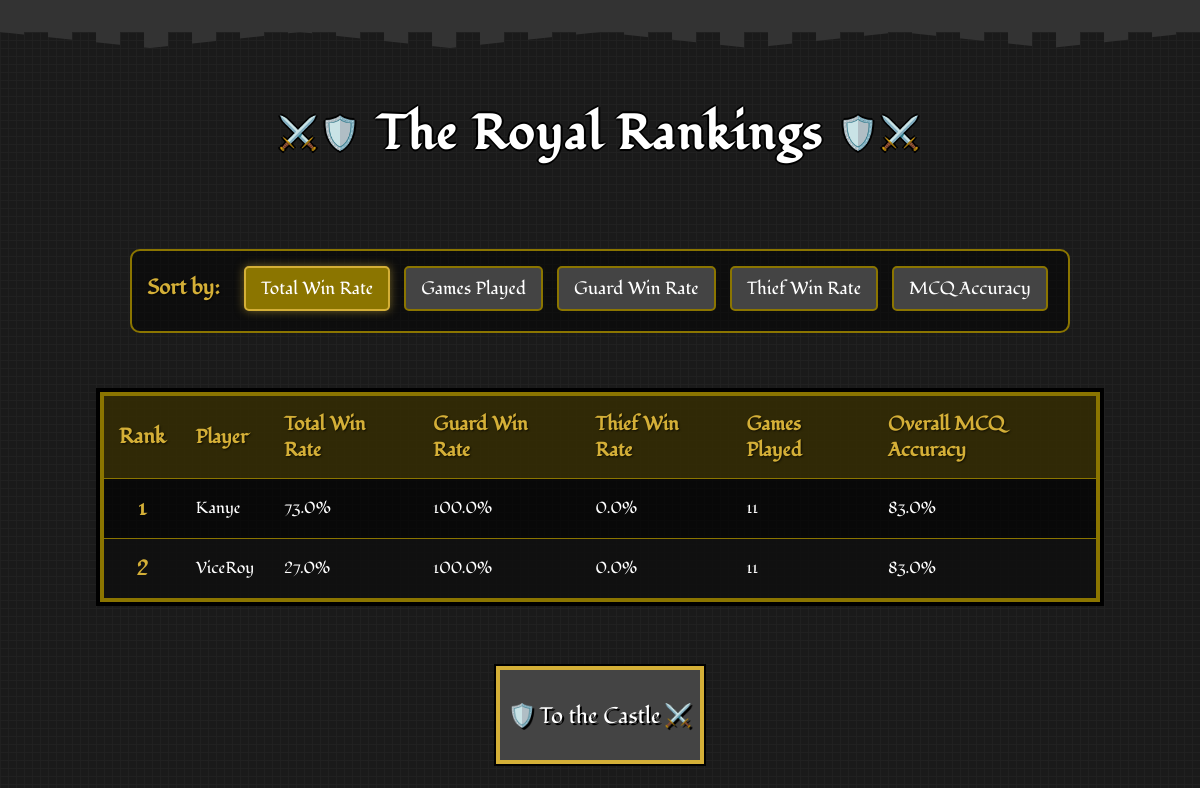
The page /leaderboard on the database as committed earlier.
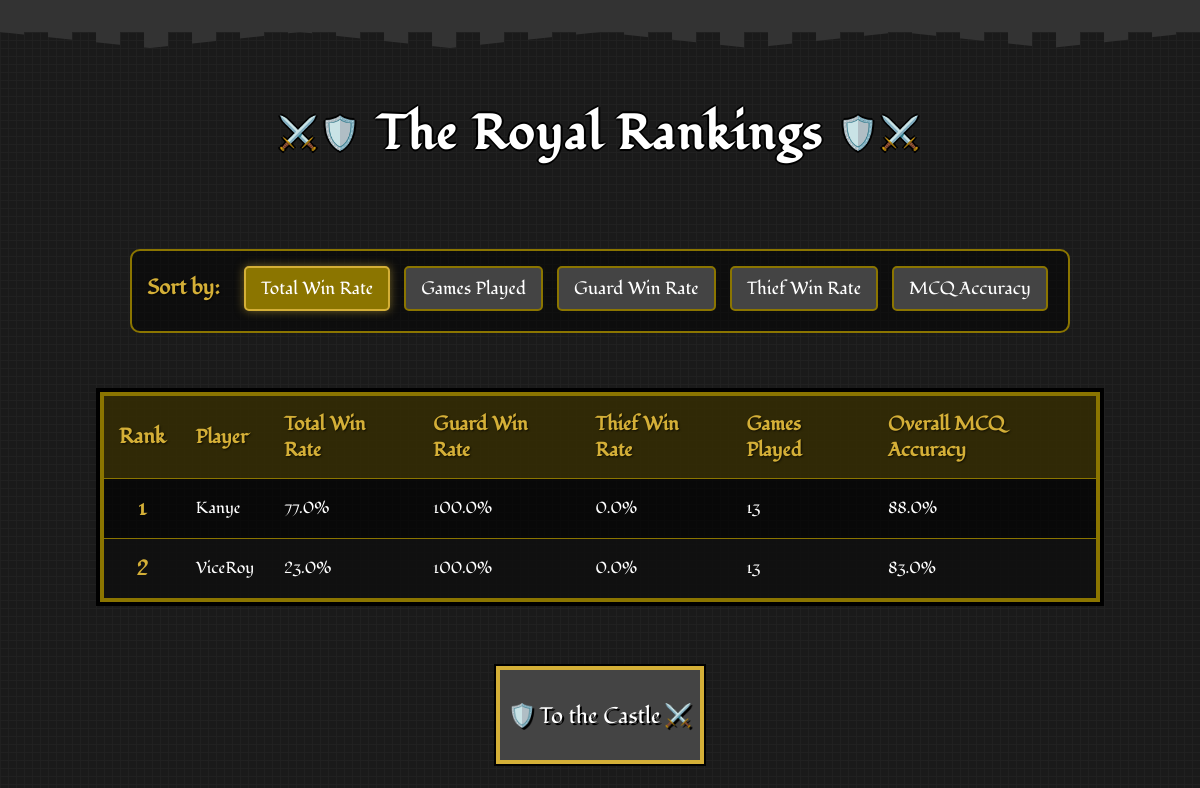
The same page on the database as committed later.
### app.py (models this page shows)
class PlayerStats(db.Model):
    id = db.Column(db.Integer, primary_key=True)
    user_id = db.Column(db.Integer, db.ForeignKey('user.id'), nullable=False)
    total_games_played = db.Column(db.Integer, default=0)
    games_played_as_guard = db.Column(db.Integer, default=0)
    games_played_as_thief = db.Column(db.Integer, default=0)
    total_games_won = db.Column(db.Integer, default=0)
    total_games_won_as_guard = db.Column(db.Integer, default=0)
    total_games_won_as_thief = db.Column(db.Integer, default=0)
    total_win_rate = db.Column(db.Float, default=0.0)
    win_rate_as_guard = db.Column(db.Float, default=0.0)
    win_rate_as_thief = db.Column(db.Float, default=0.0)
    total_answer_accuracy = db.Column(db.Float, default=0.0)
    total_questions_attempted = db.Column(db.Integer, default=0)
    total_right_answers = db.Column(db.Integer, default=0)
    game_right_answers = db.Column(db.Integer, default=0)
    game_total_questions = db.Column(db.Integer, default=0)
    answer_accuracy_in_last_game = db.Column(db.Float, default=0.0)

class User(db.Model):
    id = db.Column(db.Integer, primary_key=True)
    username = db.Column(db.String(40), unique=True, nullable=False)
    password_hash = db.Column(db.String(200), nullable=False)
    stats = db.relationship('PlayerStats', backref='user', uselist=False)

### app.py (the view)
@app.route('/leaderboard')
def leaderboard():
    sort_by = request.args.get('sort_by', 'total_win_rate')
    sort_options = {
        'games_played': PlayerStats.total_games_played,
        'total_win_rate': PlayerStats.total_win_rate,
        'win_rate_as_guard': PlayerStats.win_rate_as_guard,
        'win_rate_as_thief': PlayerStats.win_rate_as_thief,
        'mcq_accuracy': PlayerStats.total_answer_accuracy
    }
    sort_column = sort_options.get(sort_by, PlayerStats.total_win_rate)
    leaderboard_data = db.session.query(PlayerStats, User)\
        .join(User, PlayerStats.user_id == User.id)\
        .order_by(sort_column.desc())\
        .limit(20)\
        .all()
    return render_template('leaderboard.html',
                           leaderboard_data=leaderboard_data,
                           current_sort=sort_by)

### templates/leaderboard.html (shortened to what this page needs)
<!DOCTYPE html>
<html lang="en">
<head>
    <link rel="stylesheet" href="static/css/style.css">
    <link rel="stylesheet" href="static/css/leaderboard.css">
    <link rel="stylesheet" href="static/css/game-over.css">
</head>
<body>
    <div class="castle-top"></div>
    <h1>The Royal Rankings</h1>
    <div class="filters">
        <strong>Sort by:</strong>
        <a href="{{ url_for('leaderboard', sort_by='total_win_rate') }}"
           class="{{ 'active' if current_sort == 'total_win_rate' }}">Total Win Rate</a>
        <a href="{{ url_for('leaderboard', sort_by='games_played') }}"
           class="{{ 'active' if current_sort == 'games_played' }}">Games Played</a>
        <a href="{{ url_for('leaderboard', sort_by='win_rate_as_guard') }}"
           class="{{ 'active' if current_sort == 'win_rate_as_guard' }}">Guard Win Rate</a>
        <a href="{{ url_for('leaderboard', sort_by='win_rate_as_thief') }}"
           class="{{ 'active' if current_sort == 'win_rate_as_thief' }}">Thief Win Rate</a>
        <a href="{{ url_for('leaderboard', sort_by='mcq_accuracy') }}"
           class="{{ 'active' if current_sort == 'mcq_accuracy' }}">MCQ Accuracy</a>
    </div>
    <table>
        <thead>
            <tr>
                <th class="rank">Rank</th>
                <th>Player</th>
                <th>Total Win Rate</th>
                <th>Guard Win Rate</th>
                <th>Thief Win Rate</th>
                <th>Games Played</th>
                <th>Overall MCQ Accuracy</th>
            </tr>
        </thead>
        <tbody>
            {% for stats, user in leaderboard_data %}
            <tr>
                <td class="rank">{{ loop.index }}</td>
                <td>{{ user.username }}</td>
                <td>{{ stats.total_win_rate }}%</td>
                <td>{{ stats.win_rate_as_guard }}%</td>
                <td>{{ stats.win_rate_as_thief }}%</td>
                <td>{{ stats.total_games_played }}</td>
                <td>{{ stats.total_answer_accuracy }}%</td>
            </tr>
            {% else %}
            <tr>
                <td colspan="7" style="text-align: center;">No player data available yet.</td>
            </tr>
            {% endfor %}
        </tbody>
    </table>
    <div class="button-container">
        <a href="{{ url_for('home') }}"><button class="shield-btn game-over-btn">To the Castle</button></a>
    </div>
</body>
</html>

Rows that differ between the two databases and show on the page:
changed PlayerStats "Kanye": total_win_rate "73.0" → "77.0"; total_games_played "11" → "13"; total_answer_accuracy "83.0" → "88.0"
changed PlayerStats "ViceRoy": total_win_rate "27.0" → "23.0"; total_games_played "11" → "13"
